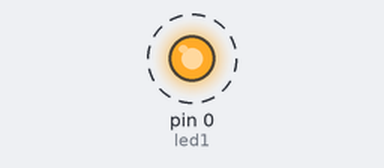
This sketch was run on a simulated Arduino Uno, built with avr-gcc and run on an emulated ATmega328P. On the bench: output pins drawn as LEDs (lit = HIGH). Dashed ring = blinking.

Above: at 0.5 s.
Timing chart, 0 to 4.6 s (numbered marks = the images above):
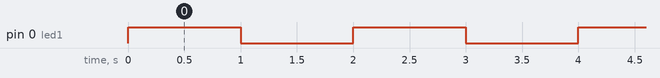

Measured:
- by itself, pin 0 (led1): alternates HIGH for 1.0 s and LOW for 1.0 s

The sketch:

BlinkLED.ino
```cpp
/* This is our first program. It will make the
output of pin 0 on the Bean go high for one
second, then low for one second. This will repeat
as long as the program is running because the
code is within a loop()  */

// Pin 0 will be set to the variable led1
int led1 = 0;


void setup() {
  // put your setup code here, to run once:
  pinMode(led1, OUTPUT);
}

void loop() {
  // put your main code here, to run repeatedly:
  digitalWrite(led1, HIGH);
  delay(1000);
  digitalWrite(led1, LOW);
  delay(1000);
}
```
